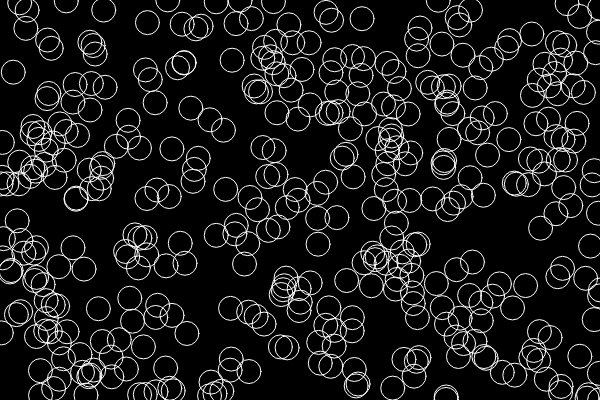
Frame 1 (no input)
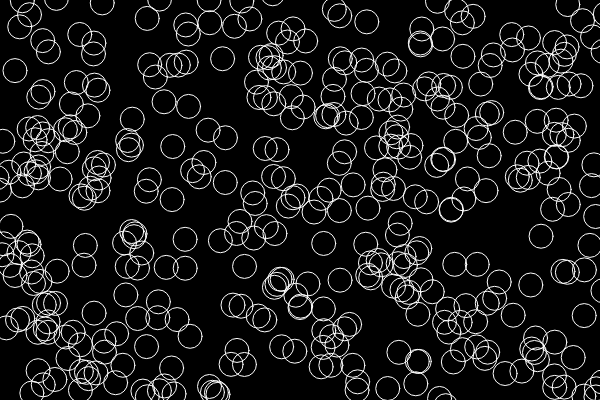
Frame 60 (no input)
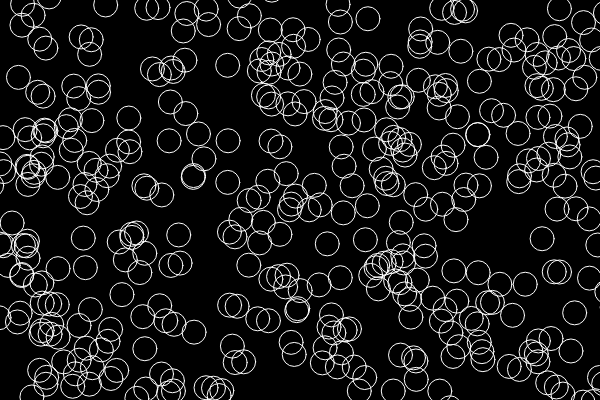
Frame 120 (the mouse pressed at the canvas centre since frame 60)

The p5.js sketch that drew these frames (run headless with seeded random() and noise() and a simulated clock; from frame 60 on, the mouse is pressed at the canvas centre):

// p5.js sketch
// ── sketch.js
var bubbles = [];

function setup() {
  createCanvas(600, 400);
  for(var i = 0; i < 400; i++) {
    bubbles[i] = {
      x: random(0, width),
      y: random(0, height),
      move:  function() {
        this.x += random(-1, 1);
        this.y += random(-1, 1);
      },
      display: function() {
        stroke(255);
        noFill();
        ellipse(this.x, this.y, 24, 24);
      }
    }
  }
}

// display many circles at random positions
function draw() {
  background(0);
  
  for(var i =0; i < bubbles.length; i++) {
    bubbles[i].move();
    bubbles[i].display();
  }
}
